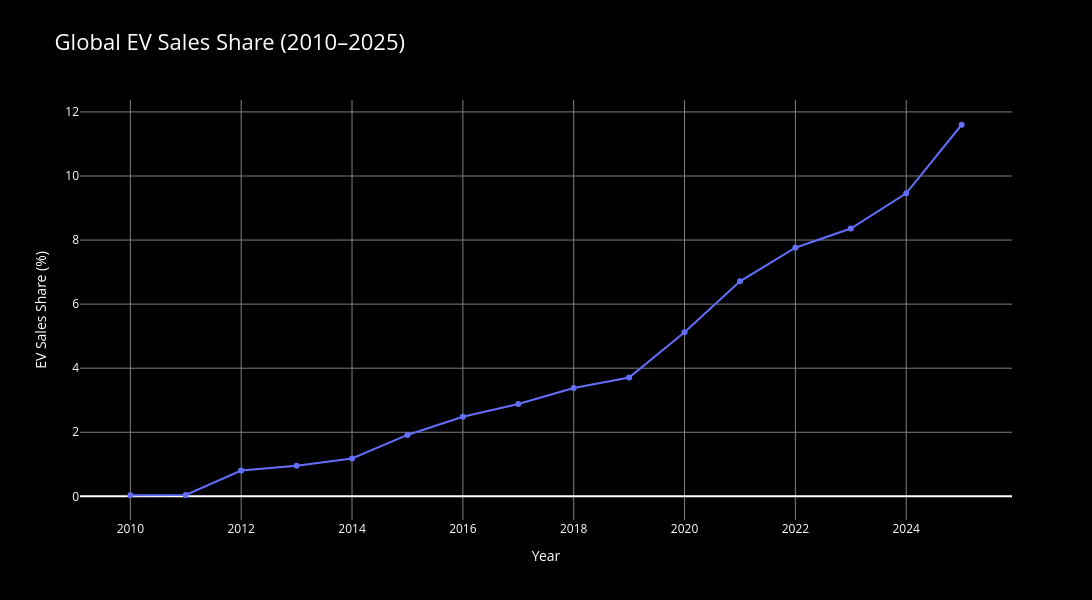

The notebook cell this image was saved under:
### Code cell
# PART 41: Visualize global EV sales share

fig = px.line(
    global_sales_share,
    x="year",
    y="value",
    markers=True,
    title="Global EV Sales Share (2010–2025)",
    labels={
        "year":"Year",
        "value":"EV Sales Share (%)"
    }
)

fig.update_layout(
    width=1200,
    height=600,
    paper_bgcolor="black",
    plot_bgcolor="black",
    font=dict(color="white"),
    title_font=dict(color="white",size=22),
    xaxis=dict(
        title="Year",
        color="white",
        gridcolor="gray"
    ),
    yaxis=dict(
        title="EV Sales Share (%)",
        color="white",
        gridcolor="gray"
    ),
    hovermode="x unified"
)

fig.show()

### Figure 1 — Plotly figure (JSON) as saved in the notebook; plotly's stock layout.template omitted (floating-point values rounded to 4 significant figures)
{"data": [{"hovertemplate": "Year=%{x}<br>EV Sales Share (%)=%{y}<extra></extra>", "legendgroup": "", "line": {"color": "#636efa", "dash": "solid"}, "marker": {"symbol": "circle"}, "mode": "lines+markers", "name": "", "orientation": "v", "showlegend": false, "type": "scatter", "x": [2010, 2011, 2012, 2013, 2014, 2015, 2016, 2017, 2018, 2019, 2020, 2021, 2022, 2023, 2024, 2025], "xaxis": "x", "y": [0.03318, 0.0428, 0.8041, 0.9522, 1.18, 1.916, 2.482, 2.88, 3.384, 3.708, 5.122, 6.712, 7.76, 8.36, 9.46, 11.6], "yaxis": "y"}], "layout": {"font": {"color": "white"}, "height": 600, "hovermode": "x unified", "legend": {"tracegroupgap": 0}, "paper_bgcolor": "black", "plot_bgcolor": "black", "title": {"font": {"color": "white", "size": 22}, "text": "Global EV Sales Share (2010–2025)"}, "width": 1200, "xaxis": {"anchor": "y", "color": "white", "domain": [0, 1], "gridcolor": "gray", "title": {"text": "Year"}}, "yaxis": {"anchor": "x", "color": "white", "domain": [0, 1], "gridcolor": "gray", "title": {"text": "EV Sales Share (%)"}}}}
